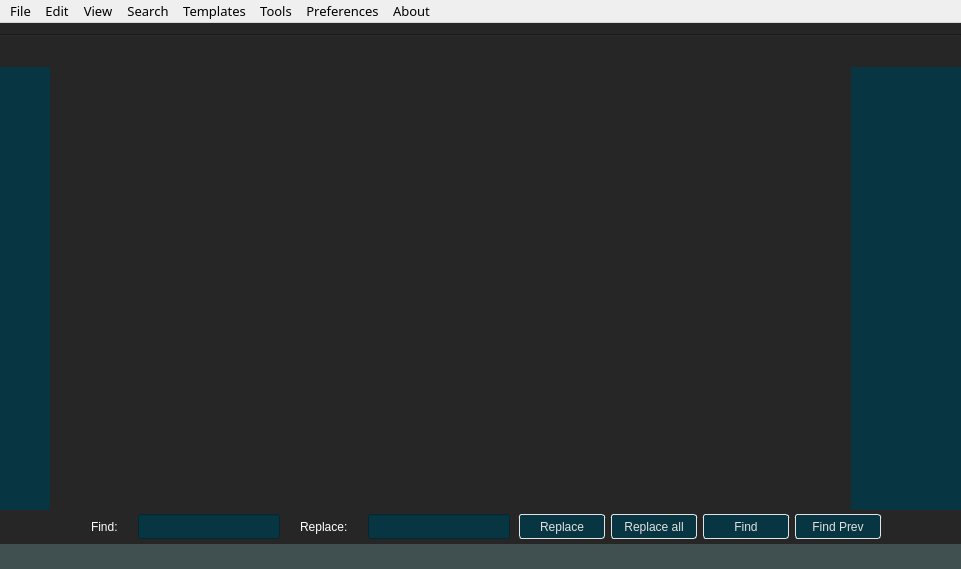
<?xml version="1.0" encoding="UTF-8"?>
<ui version="4.0">
 <class>CodeEditor</class>
 <widget class="QMainWindow" name="CodeEditor">
  <property name="geometry">
   <rect>
    <x>0</x>
    <y>0</y>
    <width>961</width>
    <height>569</height>
   </rect>
  </property>
  <property name="minimumSize">
   <size>
    <width>450</width>
    <height>300</height>
   </size>
  </property>
  <property name="windowTitle">
   <string>MainWindow</string>
  </property>
  <property name="styleSheet">
   <string notr="true">font: 10pt &quot;Noto Sans&quot;;</string>
  </property>
  <widget class="QWidget" name="centralWidget">
   <property name="styleSheet">
    <string notr="true">background-color: #262626;
</string>
   </property>
   <layout class="QVBoxLayout" name="verticalLayout_2">
    <property name="spacing">
     <number>0</number>
    </property>
    <property name="leftMargin">
     <number>0</number>
    </property>
    <property name="rightMargin">
     <number>0</number>
    </property>
    <property name="bottomMargin">
     <number>0</number>
    </property>
    <item>
     <widget class="Line" name="line">
      <property name="styleSheet">
       <string notr="true"/>
      </property>
      <property name="orientation">
       <enum>Qt::Horizontal</enum>
      </property>
     </widget>
    </item>
    <item>
     <layout class="QHBoxLayout" name="horizontalLayout_3">
      <property name="spacing">
       <number>0</number>
      </property>
      <property name="sizeConstraint">
       <enum>QLayout::SetDefaultConstraint</enum>
      </property>
      <property name="topMargin">
       <number>2</number>
      </property>
      <item>
       <widget class="QListWidget" name="listWidget">
        <property name="maximumSize">
         <size>
          <width>50</width>
          <height>16777215</height>
         </size>
        </property>
        <property name="font">
         <font>
          <family>Anonymous Pro</family>
          <pointsize>11</pointsize>
          <weight>50</weight>
          <italic>false</italic>
          <bold>false</bold>
         </font>
        </property>
        <property name="layoutDirection">
         <enum>Qt::RightToLeft</enum>
        </property>
        <property name="styleSheet">
         <string notr="true">background-color: #073642;
margin-top: 28px;
padding-left: 5px;
color: #839496;
border: none;
font: 11pt &quot;Anonymous Pro&quot;;</string>
        </property>
        <property name="frameShape">
         <enum>QFrame::StyledPanel</enum>
        </property>
        <property name="layoutMode">
         <enum>QListView::SinglePass</enum>
        </property>
        <property name="spacing">
         <number>0</number>
        </property>
        <property name="gridSize">
         <size>
          <width>0</width>
          <height>15</height>
         </size>
        </property>
        <property name="uniformItemSizes">
         <bool>false</bool>
        </property>
        <property name="selectionRectVisible">
         <bool>true</bool>
        </property>
       </widget>
      </item>
      <item>
       <widget class="QTabWidget" name="tabWidget">
        <property name="enabled">
         <bool>true</bool>
        </property>
        <property name="styleSheet">
         <string notr="true"/>
        </property>
        <property name="tabShape">
         <enum>QTabWidget::Rounded</enum>
        </property>
        <property name="currentIndex">
         <number>-1</number>
        </property>
        <property name="documentMode">
         <bool>true</bool>
        </property>
        <property name="tabsClosable">
         <bool>true</bool>
        </property>
        <property name="movable">
         <bool>true</bool>
        </property>
       </widget>
      </item>
      <item>
       <widget class="QPlainTextEdit" name="fileOverview">
        <property name="enabled">
         <bool>true</bool>
        </property>
        <property name="maximumSize">
         <size>
          <width>110</width>
          <height>16777215</height>
         </size>
        </property>
        <property name="font">
         <font>
          <family>Anonymous Pro</family>
          <pointsize>1</pointsize>
          <weight>50</weight>
          <italic>false</italic>
          <bold>false</bold>
         </font>
        </property>
        <property name="styleSheet">
         <string notr="true">font-family: &quot;Anonymous Pro&quot;;
font-size: 1pt;
color: rgb(255, 255, 255);
margin-top: 28px;
background-color: #073642;
border: 0px;</string>
        </property>
        <property name="verticalScrollBarPolicy">
         <enum>Qt::ScrollBarAlwaysOff</enum>
        </property>
        <property name="horizontalScrollBarPolicy">
         <enum>Qt::ScrollBarAlwaysOff</enum>
        </property>
        <property name="undoRedoEnabled">
         <bool>false</bool>
        </property>
        <property name="lineWrapMode">
         <enum>QPlainTextEdit::NoWrap</enum>
        </property>
        <property name="readOnly">
         <bool>true</bool>
        </property>
        <property name="tabStopWidth">
         <number>4</number>
        </property>
       </widget>
      </item>
      <item>
       <layout class="QVBoxLayout" name="verticalLayout_3">
        <property name="spacing">
         <number>2</number>
        </property>
       </layout>
      </item>
     </layout>
    </item>
    <item>
     <widget class="QWidget" name="findReplaceBar" native="true">
      <property name="maximumSize">
       <size>
        <width>16777215</width>
        <height>60</height>
       </size>
      </property>
      <property name="styleSheet">
       <string notr="true">color: rgb(255, 255, 255);
padding:10px;</string>
      </property>
      <layout class="QHBoxLayout" name="horizontalLayout_2">
       <property name="spacing">
        <number>2</number>
       </property>
       <property name="topMargin">
        <number>0</number>
       </property>
       <property name="bottomMargin">
        <number>0</number>
       </property>
       <item>
        <spacer name="horizontalSpacer">
         <property name="orientation">
          <enum>Qt::Horizontal</enum>
         </property>
         <property name="sizeHint" stdset="0">
          <size>
           <width>40</width>
           <height>20</height>
          </size>
         </property>
        </spacer>
       </item>
       <item>
        <widget class="QLabel" name="findLabel">
         <property name="maximumSize">
          <size>
           <width>100</width>
           <height>16777215</height>
          </size>
         </property>
         <property name="text">
          <string>Find:</string>
         </property>
        </widget>
       </item>
       <item>
        <widget class="QLineEdit" name="findLineEdit">
         <property name="minimumSize">
          <size>
           <width>0</width>
           <height>20</height>
          </size>
         </property>
         <property name="maximumSize">
          <size>
           <width>250</width>
           <height>25</height>
          </size>
         </property>
         <property name="toolTip">
          <string>Search</string>
         </property>
         <property name="styleSheet">
          <string notr="true">background-color: #073642;
border-color: #e3e3e3;
font-size: 11pt;
color:#e0e0e0;
padding: 0;
margin: 0 5px;</string>
         </property>
         <property name="alignment">
          <set>Qt::AlignCenter</set>
         </property>
        </widget>
       </item>
       <item>
        <widget class="QLabel" name="replaceLabel">
         <property name="maximumSize">
          <size>
           <width>100</width>
           <height>16777215</height>
          </size>
         </property>
         <property name="styleSheet">
          <string notr="true"/>
         </property>
         <property name="text">
          <string>Replace:</string>
         </property>
        </widget>
       </item>
       <item>
        <widget class="QLineEdit" name="replaceLineEdit">
         <property name="minimumSize">
          <size>
           <width>0</width>
           <height>20</height>
          </size>
         </property>
         <property name="maximumSize">
          <size>
           <width>250</width>
           <height>25</height>
          </size>
         </property>
         <property name="styleSheet">
          <string notr="true">background-color: #073642;
border-color: #e3e3e3;
color:#e0e0e0;
font-size: 11pt;
padding: 0;
margin: 0 5px;</string>
         </property>
         <property name="alignment">
          <set>Qt::AlignCenter</set>
         </property>
        </widget>
       </item>
       <item>
        <widget class="QPushButton" name="replaceButton">
         <property name="minimumSize">
          <size>
           <width>90</width>
           <height>0</height>
          </size>
         </property>
         <property name="maximumSize">
          <size>
           <width>200</width>
           <height>25</height>
          </size>
         </property>
         <property name="styleSheet">
          <string notr="true">border: 1px solid #e3e3e3;
border-radius: 3px 3px 3px 3px;
padding: 2px 5px;
background-color: #073642;
color:#e0e0e0;
margin: 0 2px;</string>
         </property>
         <property name="text">
          <string>Replace</string>
         </property>
        </widget>
       </item>
       <item>
        <widget class="QPushButton" name="replaceAllButton">
         <property name="minimumSize">
          <size>
           <width>90</width>
           <height>0</height>
          </size>
         </property>
         <property name="maximumSize">
          <size>
           <width>200</width>
           <height>25</height>
          </size>
         </property>
         <property name="styleSheet">
          <string notr="true">border: 1px solid #e3e3e3;
border-radius: 3px 3px 3px 3px;
padding: 2px 5px;
background-color: #073642;
color:#e0e0e0;
margin: 0 2px;</string>
         </property>
         <property name="text">
          <string>Replace all</string>
         </property>
        </widget>
       </item>
       <item>
        <widget class="QPushButton" name="findButton">
         <property name="minimumSize">
          <size>
           <width>90</width>
           <height>0</height>
          </size>
         </property>
         <property name="maximumSize">
          <size>
           <width>200</width>
           <height>25</height>
          </size>
         </property>
         <property name="toolTip">
          <string>Find next</string>
         </property>
         <property name="styleSheet">
          <string notr="true">border: 1px solid #e3e3e3;
border-radius: 3px 3px 3px 3px;
padding: 2px 5px;
background-color: #073642;
color:#e0e0e0;
margin: 0 2px;</string>
         </property>
         <property name="text">
          <string>Find</string>
         </property>
        </widget>
       </item>
       <item>
        <widget class="QPushButton" name="findPrevButton">
         <property name="minimumSize">
          <size>
           <width>90</width>
           <height>0</height>
          </size>
         </property>
         <property name="maximumSize">
          <size>
           <width>200</width>
           <height>25</height>
          </size>
         </property>
         <property name="toolTip">
          <string>Find Previous</string>
         </property>
         <property name="styleSheet">
          <string notr="true">border: 1px solid #e3e3e3;
border-radius: 3px 3px 3px 3px;
padding: 2px 5px;
background-color: #073642;
color:#e0e0e0;
margin: 0 2px;</string>
         </property>
         <property name="text">
          <string>Find Prev</string>
         </property>
        </widget>
       </item>
       <item>
        <spacer name="horizontalSpacer_2">
         <property name="orientation">
          <enum>Qt::Horizontal</enum>
         </property>
         <property name="sizeHint" stdset="0">
          <size>
           <width>40</width>
           <height>20</height>
          </size>
         </property>
        </spacer>
       </item>
      </layout>
     </widget>
    </item>
    <item>
     <widget class="QWidget" name="statusBar" native="true">
      <property name="maximumSize">
       <size>
        <width>16777215</width>
        <height>25</height>
       </size>
      </property>
      <property name="font">
       <font>
        <family>Noto Sans</family>
        <pointsize>10</pointsize>
        <weight>50</weight>
        <italic>false</italic>
        <bold>false</bold>
       </font>
      </property>
      <property name="styleSheet">
       <string notr="true">background-color: #404f4f;
color:white;</string>
      </property>
      <layout class="QHBoxLayout" name="horizontalLayout">
       <property name="spacing">
        <number>2</number>
       </property>
       <property name="leftMargin">
        <number>0</number>
       </property>
       <property name="topMargin">
        <number>0</number>
       </property>
       <property name="rightMargin">
        <number>0</number>
       </property>
       <property name="bottomMargin">
        <number>0</number>
       </property>
       <item>
        <widget class="QLabel" name="statusMsgLabel">
         <property name="font">
          <font>
           <family>Noto Sans</family>
           <pointsize>10</pointsize>
           <weight>50</weight>
           <italic>false</italic>
           <bold>false</bold>
          </font>
         </property>
         <property name="styleSheet">
          <string notr="true">color: white;
margin-left: 10px;</string>
         </property>
         <property name="text">
          <string/>
         </property>
        </widget>
       </item>
       <item>
        <widget class="QTextBrowser" name="textBrowser">
         <property name="sizePolicy">
          <sizepolicy hsizetype="Expanding" vsizetype="Expanding">
           <horstretch>0</horstretch>
           <verstretch>0</verstretch>
          </sizepolicy>
         </property>
         <property name="maximumSize">
          <size>
           <width>100000</width>
           <height>20</height>
          </size>
         </property>
         <property name="font">
          <font>
           <family>Noto Sans</family>
           <pointsize>10</pointsize>
           <weight>50</weight>
           <italic>false</italic>
           <bold>false</bold>
          </font>
         </property>
         <property name="styleSheet">
          <string notr="true">color: rgb(252, 252, 252);
background-color: rgba(255, 255, 255, 0);</string>
         </property>
         <property name="frameShape">
          <enum>QFrame::NoFrame</enum>
         </property>
         <property name="verticalScrollBarPolicy">
          <enum>Qt::ScrollBarAlwaysOff</enum>
         </property>
         <property name="horizontalScrollBarPolicy">
          <enum>Qt::ScrollBarAlwaysOff</enum>
         </property>
         <property name="lineWrapMode">
          <enum>QTextEdit::NoWrap</enum>
         </property>
        </widget>
       </item>
       <item>
        <widget class="QLabel" name="labelFileType">
         <property name="font">
          <font>
           <family>Noto Sans</family>
           <pointsize>10</pointsize>
           <weight>50</weight>
           <italic>false</italic>
           <bold>false</bold>
          </font>
         </property>
         <property name="styleSheet">
          <string notr="true">padding-right: 10px;</string>
         </property>
         <property name="text">
          <string/>
         </property>
        </widget>
       </item>
      </layout>
     </widget>
    </item>
   </layout>
  </widget>
  <widget class="QMenuBar" name="menuBar">
   <property name="geometry">
    <rect>
     <x>0</x>
     <y>0</y>
     <width>961</width>
     <height>22</height>
    </rect>
   </property>
   <property name="font">
    <font>
     <family>Noto Sans</family>
     <pointsize>10</pointsize>
     <weight>50</weight>
     <italic>false</italic>
     <bold>false</bold>
    </font>
   </property>
   <widget class="QMenu" name="menuEdit">
    <property name="title">
     <string>Edit</string>
    </property>
    <addaction name="actionUndo"/>
    <addaction name="actionRedo"/>
    <addaction name="actionDelete_line"/>
    <addaction name="actionRemove_word"/>
    <addaction name="actionToggle_comment"/>
    <addaction name="actionJoin_Lines"/>
    <addaction name="actionMove_Line_Up"/>
    <addaction name="actionSwap_line_down"/>
   </widget>
   <widget class="QMenu" name="menuSearch">
    <property name="title">
     <string>Search</string>
    </property>
    <addaction name="actionFind"/>
    <addaction name="actionReplace"/>
    <addaction name="actionGoTo"/>
    <addaction name="actionFind_Next"/>
    <addaction name="actionFind_Previous"/>
   </widget>
   <widget class="QMenu" name="menuTools">
    <property name="title">
     <string>Tools</string>
    </property>
    <addaction name="actionAscii"/>
    <addaction name="actionHex"/>
    <addaction name="actionStrings"/>
   </widget>
   <widget class="QMenu" name="menuAbout">
    <property name="title">
     <string>About</string>
    </property>
    <addaction name="actionAbout"/>
   </widget>
   <widget class="QMenu" name="menuView">
    <property name="title">
     <string>View</string>
    </property>
    <addaction name="actionFullScreen"/>
    <addaction name="actionOverview"/>
    <addaction name="actionMenubar"/>
   </widget>
   <widget class="QMenu" name="menuTemplates">
    <property name="title">
     <string>Templates</string>
    </property>
    <addaction name="actionAsm"/>
    <addaction name="actionC"/>
    <addaction name="actionCpluspluss"/>
    <addaction name="actionCss"/>
    <addaction name="actionHtml"/>
    <addaction name="actionJava"/>
   </widget>
   <widget class="QMenu" name="menuFile">
    <property name="title">
     <string>File</string>
    </property>
    <addaction name="actionNew"/>
    <addaction name="separator"/>
    <addaction name="actionOpen"/>
    <addaction name="actionSave"/>
    <addaction name="actionSave_as"/>
    <addaction name="separator"/>
    <addaction name="actionClose_All"/>
    <addaction name="actionExit"/>
   </widget>
   <widget class="QMenu" name="menuPreferences">
    <property name="title">
     <string>Preferences</string>
    </property>
    <widget class="QMenu" name="menuTheme">
     <property name="title">
      <string>Theme</string>
     </property>
     <addaction name="actionDark"/>
     <addaction name="actionSolarized"/>
     <addaction name="actionSolarized_Dark"/>
     <addaction name="actionTommorrow"/>
     <addaction name="actionTommorrow_Night"/>
    </widget>
    <widget class="QMenu" name="menuTab_Width">
     <property name="title">
      <string>Tab Width</string>
     </property>
     <addaction name="action2"/>
     <addaction name="action4"/>
     <addaction name="action8"/>
    </widget>
    <addaction name="menuTab_Width"/>
    <addaction name="menuTheme"/>
   </widget>
   <addaction name="menuFile"/>
   <addaction name="menuEdit"/>
   <addaction name="menuView"/>
   <addaction name="menuSearch"/>
   <addaction name="menuTemplates"/>
   <addaction name="menuTools"/>
   <addaction name="menuPreferences"/>
   <addaction name="menuAbout"/>
  </widget>
  <action name="actionOpen">
   <property name="checkable">
    <bool>false</bool>
   </property>
   <property name="text">
    <string>Open</string>
   </property>
   <property name="shortcut">
    <string>Ctrl+O</string>
   </property>
  </action>
  <action name="actionNew">
   <property name="text">
    <string>New</string>
   </property>
   <property name="shortcut">
    <string>Ctrl+N</string>
   </property>
  </action>
  <action name="actionSave">
   <property name="text">
    <string>Save</string>
   </property>
   <property name="shortcut">
    <string>Ctrl+S</string>
   </property>
  </action>
  <action name="actionSave_as">
   <property name="text">
    <string>Save as</string>
   </property>
   <property name="shortcut">
    <string>Ctrl+Shift+S</string>
   </property>
  </action>
  <action name="actionExit">
   <property name="text">
    <string>Exit</string>
   </property>
   <property name="shortcut">
    <string>Ctrl+Q</string>
   </property>
  </action>
  <action name="actionUndo">
   <property name="text">
    <string>Undo</string>
   </property>
   <property name="shortcut">
    <string>Ctrl+Z</string>
   </property>
  </action>
  <action name="actionRedo">
   <property name="text">
    <string>Redo</string>
   </property>
   <property name="shortcut">
    <string>Ctrl+Shift+Z</string>
   </property>
  </action>
  <action name="actionFind">
   <property name="text">
    <string>Find</string>
   </property>
   <property name="shortcut">
    <string>Ctrl+F</string>
   </property>
  </action>
  <action name="actionAscii">
   <property name="text">
    <string>Ascii</string>
   </property>
  </action>
  <action name="actionHex">
   <property name="text">
    <string>Hex</string>
   </property>
  </action>
  <action name="actionStrings">
   <property name="text">
    <string>Strings</string>
   </property>
  </action>
  <action name="actionAbout">
   <property name="text">
    <string>About Geist</string>
   </property>
  </action>
  <action name="actionGoTo">
   <property name="text">
    <string>GoTo</string>
   </property>
   <property name="shortcut">
    <string>Ctrl+L</string>
   </property>
  </action>
  <action name="actionFullScreen">
   <property name="checkable">
    <bool>true</bool>
   </property>
   <property name="text">
    <string>Fullscreen</string>
   </property>
   <property name="shortcut">
    <string>F11</string>
   </property>
  </action>
  <action name="actionAsm">
   <property name="text">
    <string>asm</string>
   </property>
  </action>
  <action name="actionC">
   <property name="text">
    <string>c</string>
   </property>
  </action>
  <action name="actionCpluspluss">
   <property name="text">
    <string>cplusplus</string>
   </property>
  </action>
  <action name="actionHtml">
   <property name="text">
    <string>html</string>
   </property>
  </action>
  <action name="actionJava">
   <property name="text">
    <string>java</string>
   </property>
  </action>
  <action name="actionCss">
   <property name="text">
    <string>css</string>
   </property>
  </action>
  <action name="actionFind_Next">
   <property name="text">
    <string>Find Next</string>
   </property>
   <property name="shortcut">
    <string>Ctrl+G</string>
   </property>
  </action>
  <action name="actionFind_Previous">
   <property name="text">
    <string>Find Previous</string>
   </property>
   <property name="shortcut">
    <string>Ctrl+Shift+G</string>
   </property>
  </action>
  <action name="actionReplace">
   <property name="text">
    <string>Replace</string>
   </property>
   <property name="shortcut">
    <string>Ctrl+R</string>
   </property>
  </action>
  <action name="actionDelete_line">
   <property name="text">
    <string>Remove line</string>
   </property>
   <property name="shortcut">
    <string>Ctrl+Shift+R</string>
   </property>
  </action>
  <action name="actionRemove_word">
   <property name="text">
    <string>Remove word</string>
   </property>
   <property name="shortcut">
    <string>Ctrl+Shift+D</string>
   </property>
  </action>
  <action name="actionToggle_comment">
   <property name="text">
    <string>Toggle comment</string>
   </property>
   <property name="shortcut">
    <string>Ctrl+/</string>
   </property>
  </action>
  <action name="actionOverview">
   <property name="text">
    <string>Overview</string>
   </property>
  </action>
  <action name="actionDark">
   <property name="text">
    <string>Monokai</string>
   </property>
  </action>
  <action name="actionSolarized_Dark">
   <property name="text">
    <string>Solarized Dark</string>
   </property>
  </action>
  <action name="actionNext_Word">
   <property name="text">
    <string>Next Word</string>
   </property>
  </action>
  <action name="actionPrev_Word">
   <property name="text">
    <string>Prev Word</string>
   </property>
  </action>
  <action name="actionJoin_Lines">
   <property name="text">
    <string>Join Lines</string>
   </property>
   <property name="shortcut">
    <string>Ctrl+J</string>
   </property>
  </action>
  <action name="actionMove_Line_Up">
   <property name="text">
    <string>Swap Line Up</string>
   </property>
   <property name="shortcut">
    <string>Ctrl+Up</string>
   </property>
  </action>
  <action name="actionSwap_line_down">
   <property name="text">
    <string>Swap Line Down</string>
   </property>
   <property name="shortcut">
    <string>Ctrl+Down</string>
   </property>
  </action>
  <action name="actionMenubar">
   <property name="text">
    <string>Menubar</string>
   </property>
   <property name="shortcut">
    <string>Alt+M</string>
   </property>
  </action>
  <action name="actionSolarized">
   <property name="text">
    <string>Solarized</string>
   </property>
  </action>
  <action name="action4">
   <property name="text">
    <string>4</string>
   </property>
  </action>
  <action name="action8">
   <property name="text">
    <string>8</string>
   </property>
  </action>
  <action name="action2">
   <property name="text">
    <string>2</string>
   </property>
  </action>
  <action name="actionClose_All">
   <property name="text">
    <string>Close All</string>
   </property>
  </action>
  <action name="actionTommorrow">
   <property name="text">
    <string>Tomorrow</string>
   </property>
  </action>
  <action name="actionTommorrow_Night">
   <property name="text">
    <string>Tomorrow Night</string>
   </property>
  </action>
 </widget>
 <layoutdefault spacing="6" margin="11"/>
 <tabstops>
  <tabstop>tabWidget</tabstop>
  <tabstop>listWidget</tabstop>
  <tabstop>textBrowser</tabstop>
  <tabstop>fileOverview</tabstop>
 </tabstops>
 <resources/>
 <connections/>
</ui>
